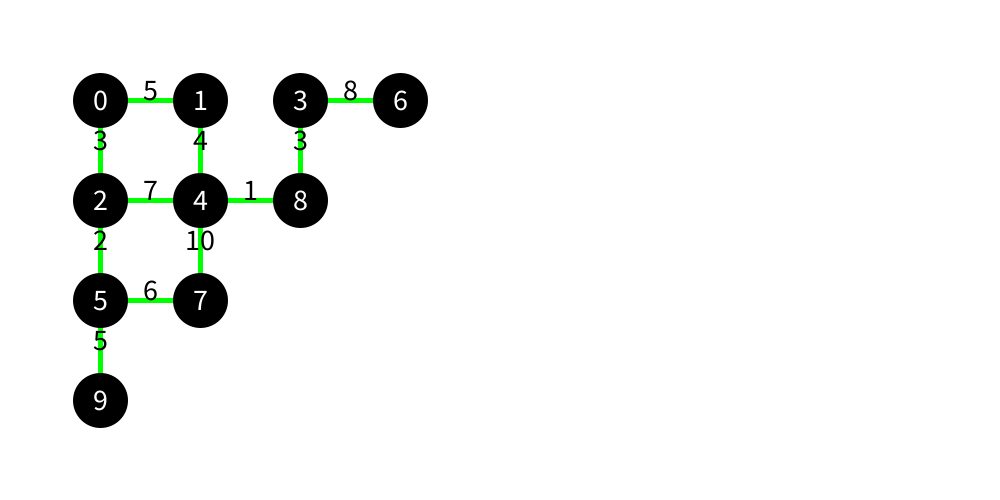
Frame 1 (no input)
Frame 60 (the mouse pressed at the canvas centre just before this capture): identical to frame 1, image omitted
Frame 120 (the mouse held since frame 60 and released just before this capture): identical to frame 1, image omitted

The Processing sketch that drew this single still picture (run headless with seeded random() and noise(); from frame 60 on, the mouse is pressed at the canvas centre):

// Processing sketch: algorithm
// ── algorithm.pde
Node[] node = new Node[10];
Line[] lin = new Line[10000];
float lineend=0;
void setup(){
  size(1000,500);
  background(255);strokeWeight(5);
  textSize(30);textAlign(CENTER);
  for(int i=0;i<10;i++){
    adj.add(new Vector<Integer>());
    adj2.add(new Vector<PVector>());
  }
  node[0]= new Node(100,100,0);
  node[1]= new Node(200,100,1);
  node[2]= new Node(100,200,2);
  node[3]= new Node(300,100,3);
  node[4]= new Node(200,200,4);
  node[5]= new Node(100,300,5);
  node[6]= new Node(400,100,6);
  node[7]= new Node(200,300,7);
  node[8]= new Node(300,200,8);
  node[9]= new Node(100,400,9);
  lin[0]= new Line(0,1,5);lineend++;
  lin[1]= new Line(0,2,3);lineend++;
  lin[2]= new Line(1,4,4);lineend++;
  lin[3]= new Line(2,4,7);lineend++;
  lin[4]= new Line(2,5,2);lineend++;
  lin[5]= new Line(5,9,5);lineend++;
  lin[6]= new Line(5,7,6);lineend++;
  lin[7]= new Line(4,7,10);lineend++;
  lin[8]= new Line(4,8,1);lineend++;
  lin[9]= new Line(3,8,3);lineend++;
  lin[10]= new Line(3,6,8);lineend++;
  update();
  //bfs(0);
  //dijkstra(0);
  //dfs2(0);
  frameRate(5);
}
void draw(){
  //dfs1(0);
}
void update(){
  background(255);
  for(int i=0;i<lineend;i++){
    lin[i].display();
  }
  for(int i=0;i<10;i++){
    node[i].display();
  }
}

// ── bfs.pde
import java.util.Queue;
import java.util.ArrayDeque;
Queue<Integer> queue = new ArrayDeque<Integer>();
void bfs(int start){
  fill(0);stroke(0);text("bfs",50,50);
  if(oneloop==0){  //노드 연결 다 넣기
    for(int i=0;i<lineend;i++){
    adj.get(lin[i].n1).add(lin[i].n2);
    adj.get(lin[i].n2).add(lin[i].n1);
    }
    oneloop=1;
  }
  
  queue.add(start);
  while(queue.size()>0){
    int temp=queue.peek();
    queue.remove();
    
    if(visit[temp]){continue;}
     visit[temp]=true;
     println(temp);
     
    int k=adj.get(temp).size();
    for(int i=0;i<k;i++){   //for
      queue.add(adj.get(temp).get(i));
    }
  }
}

// ── dfs.pde
import java.util.Vector;
ArrayList<Integer> stack = new ArrayList<Integer>();
boolean[] visit = new boolean[10];
Vector<Vector<Integer>> adj = new Vector<Vector<Integer>>(10);
int oneloop=0;
int time=0;

void dfs1(int start){
  fill(0);stroke(0);text("dfs",50,50);
  if(oneloop==0){  //노드 연결 다 넣기
    for(int i=0;i<lineend;i++){
    adj.get(lin[i].n1).add(lin[i].n2);
    adj.get(lin[i].n2).add(lin[i].n1);
    }
    oneloop=1;
  }
  
  if(visit[start]){return;} // visit 처리
   node[start].visit=true;
   visit[start]=true;
   while(true){if(time>2000000000){break;}time++;}time=0;
   println(start);
   fill(0,0,255);stroke(0,0,255);ellipse(node[start].x,node[start].y,50,50);
   textSize(30);stroke(255);fill(255); text((int)node[start].n,node[start].x,node[start].y+10);
   while(true){if(time>2000000000){break;}time++;}time=0;
  int k=adj.get(start).size();
  for(int i=0;i<k;i++){   //for
    dfs1(adj.get(start).get(i));
  }
  
}

void dfs2(int start){
  fill(0);stroke(0);text("dfs",50,50);
  if(oneloop==0){  //노드 연결 다 넣기
    for(int i=0;i<lineend;i++){
    adj.get(lin[i].n1).add(lin[i].n2);
    adj.get(lin[i].n2).add(lin[i].n1);
    }
    oneloop=1;
  }
  stack.add(start);
  while(stack.size()>0){
    int temp=stack.get(stack.size()-1);
   
    stack.remove(stack.size()-1);
    
    if(visit[temp]){continue;}
     visit[temp]=true;
     
    int k=adj.get(temp).size();
    for(int i=0;i<k;i++){   //for
      stack.add(adj.get(temp).get(i));
    }
  }
}

// ── dijkstra.pde
import java.util.Comparator;
import java.util.PriorityQueue;
public class MyComparator implements Comparator<PVector>{
  public int compare (PVector s1, PVector s2){
    return (s1.x < s2.x)? 1 : 0;  // 작은걸 올린다.
  }
}
PriorityQueue<PVector> pq = new PriorityQueue<PVector>(new MyComparator());
Vector<Vector<PVector>> adj2 = new Vector<Vector<PVector>>(10);
float[] distance = new float[10];
void dijkstra(int start){
  fill(0);stroke(0);text("dijkstra",50,50);
  if(oneloop==0){  //노드 연결 다 넣기
    for(int i=0;i<lineend;i++){
      adj2.get(lin[i].n1).add(new PVector(lin[i].weight,lin[i].n2));
      adj2.get(lin[i].n2).add(new PVector(lin[i].weight,lin[i].n1));
    }
    for(int i=0;i<10;i++){
      distance[i]=1000000000;
    }
    oneloop=1;
  }
  
  pq.add(new PVector(0,start));
  while(pq.size()>0){
    PVector temp=pq.peek();
    pq.remove();
    
    if(distance[(int)temp.y]<=temp.x){continue;}
     distance[(int)temp.y]=temp.x;
     //println(temp);
     
    int k=adj2.get((int)temp.y).size();
    for(int i=0;i<k;i++){   //for
      pq.add(new PVector(adj2.get((int)temp.y).get(i).x+temp.x,adj2.get((int)temp.y).get(i).y));
    }
  }
}

// ── node.pde
class Node{
  float x,y;
  boolean visit=false;
  float n;
  Node(float x,float y,float n){
    this.x=x; this.y=y;this.n=n;
  }
  void display(){
    noStroke();
    if(this.visit){stroke(0,0,255);fill(0,0,255);}
    else{stroke(0);fill(0,0,0);}
    ellipse(x,y,50,50);
    textSize(30);stroke(255);fill(255); text((int)this.n,this.x,this.y+10);
  }
}
class Line{
  int n1,n2;
  float weight;
  
  Line(int n1,int n2,float weight){
    this.n1=n1;this.n2=n2;this.weight=weight;
  }
  void display(){
    fill(0,255,0);stroke(0,255,0);
    line(node[n1].x,node[n1].y,node[n2].x,node[n2].y);
    fill(0);stroke(0);
    text((int)weight,(node[n1].x+node[n2].x)/2,(node[n1].y+node[n2].y)/2);
  }
  PVector returnxy(){
    return new PVector(this.n1,this.n2);
  }
}
boolean linetrue(int n1,int n2){
  for(int i=0;i<lineend;i++){
    if(lin[i].returnxy()==new PVector(n1,n2)){
      return true;
    }
  }
  return false;
}
